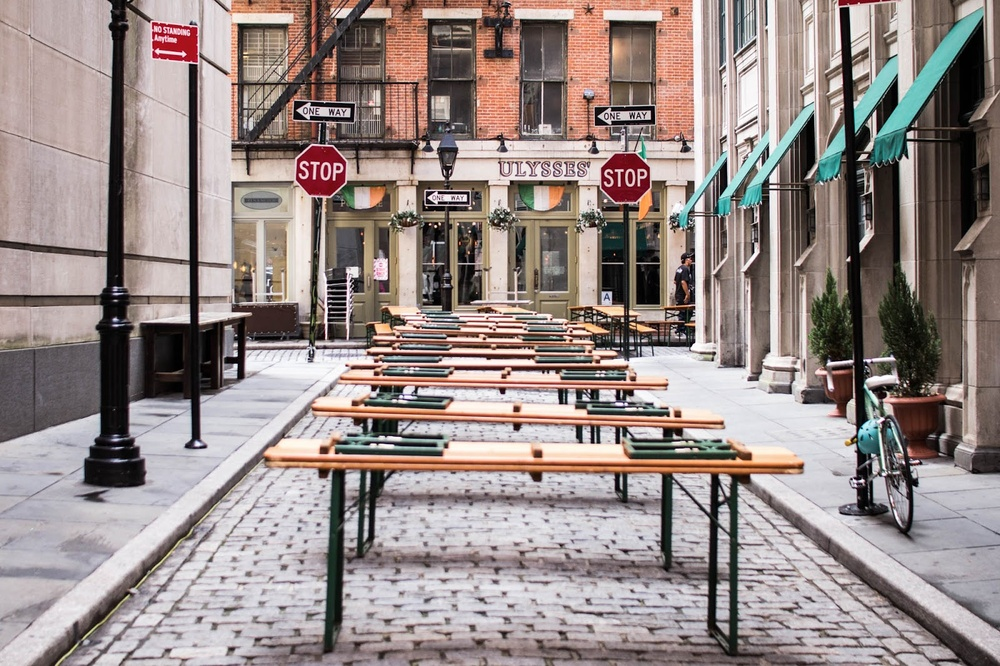
#> input picture Computer_Vision/Day01/street.jpg, 1000 x 666 px, shrunk from 1600 x 1066 before the run, found by its file name
$ jupyter execute Lab01_Filtering.ipynb   (older library calls are emulated)
#> lines starting #> are read from the running program, lines starting #| are printed output that depends on the picture; after the words box and inside, x2 and y2 are one past the last pixel; in counts of white or black regions, pixels touching at a corner belong together
<a href="https://colab.research.google.com/github/mohamedshouaib/iti/blob/main/Computer_Vision/Day01/Lab01_Filtering.ipynb" target="_parent"></a>

You should add this link to your google drive. Click the folder. https://drive.google.com/drive/folders/1LnZP-SZVqaAEHKG0G8GQy4ZbMSZZXEef?usp=sharing .In the top right, click Add a shortcut to My Drive.

After finishing the hands on, download your notebook and submit it to the following form: https://docs.google.com/forms/d/e/1FAIpQLSc-b2YBa-nf5ZMcg1KLg_csNuEvWx5cUZ1jCIW8X21r3LZ-gA/viewform?usp=sharing

[cell 1]
import urllib.request
urllib.request.urlretrieve("https://raw.githubusercontent.com/mohamedshouaib/iti/refs/heads/main/Computer_Vision/Day01/nemo.jpg", "nemo.jpg")
urllib.request.urlretrieve("https://raw.githubusercontent.com/mohamedshouaib/iti/refs/heads/main/Computer_Vision/Day01/street.jpg", "street.jpg")

[cell 2]
import numpy as np
import cv2
import matplotlib.pyplot as plt


def apply_filter_on_img(img, kernel, padding=True):
    """
    Applies a convolution filter to an image with optional padding.

    Args:
        img (numpy.ndarray): Input image (2D array for grayscale)
        kernel (list of lists): 2D convolution kernel/filter matrix
        padding (bool): Whether to pad the image (default=True)

    Returns:
        numpy.ndarray: Filtered output image
    """

    # Initialize output image
    out_img = None

    # Calculate offset for kernel centering
    # For 3x3 kernel: offset = 1, 5x5: offset = 2, etc.
    offset = len(kernel) // 2

    # ==============================================
    # PADDING HANDLING
    # ==============================================
    if padding == False:
        # No padding: output will be smaller than input
        out_img = np.zeros((img.shape[0] - (len(kernel)) + 1,
                           img.shape[1] - (len(kernel)) + 1))
    else:
        # With Zero padding: output will be same size as input
        out_img = np.zeros((img.shape[0], img.shape[1]))

        # Create padded version of the image
        padded_img = np.zeros((img.shape[0] + len(kernel) - 1,
                              img.shape[1] + len(kernel) - 1))
        padded_img = np.uint8(padded_img)  # Ensure correct data type

        # Place original image in center of padded array
        padded_img[offset:padded_img.shape[0] - offset,
                  offset:padded_img.shape[1] - offset] = img
        img = padded_img  # Use padded image for processing

    # ==============================================
    # CONVOLUTION OPERATION
    # ==============================================
    # Iterate through each pixel in output image
    for x in range(0, out_img.shape[0]):
        for y in range(0, out_img.shape[1]):
            acc = 0  # Accumulator for weighted sum

            # Apply kernel to current neighborhood
            for a in range(len(kernel)):
                for b in range(len(kernel)):
                    # Calculate positions in input image
                    xn = x + a
                    yn = y + b

                    # Get pixel value and multiply by kernel weight
                    pixel = img[xn, yn]
                    acc += pixel * kernel[a][b]

            # Store result in output image
            out_img[x, y] = acc

    return out_img

[cell 3]
def sobel_edge_detection(image, verbose=True):
    """
    Performs Sobel edge detection on an input image.

    Args:
        image (numpy.ndarray): Input grayscale image
        verbose (bool): Whether to display intermediate results

    Returns:
        numpy.ndarray: Normalized gradient magnitude image
    """

    # ==============================================
    # STUDENT TASK 1: Create Sobel X filter
    # Hint: 3x3 kernel for vertical edge detection

    sobelx = np.array([[-1, 0, 1], [-2, 0, 2], [-1, 0, 1]])

    # STUDENT TASK 2: Apply X-direction filter
    # Hint: Use your apply_filter_on_img()
    gx = apply_filter_on_img(image, sobelx)

    # ==============================================
    # STUDENT TASK 3: Create Sobel Y filter
    # Hint: 3x3 kernel for horizontal edge detection

    sobely = np.array([[-1, -2, -1], [0, 0, 0], [1, 2, 1]])

    # STUDENT TASK 4: Apply Y-direction filter
    gy = apply_filter_on_img(image, sobely)

    # ==============================================
    # Visualization (provided)
    if verbose:
        plt.imshow(gx, cmap='gray')
        plt.title("Vertical Edge (Gx)")
        plt.show()

    if verbose:
        plt.imshow(gy, cmap='gray')
        plt.title("Horizontal Edge (Gy)")
        plt.show()

    # ==============================================
    # STUDENT TASK 5: Calculate gradient magnitude
    gradient_magnitude =  np.sqrt(gx**2 + gy**2)

    # STUDENT TASK 6: Normalize to [0,255] range
    # Hint: Use cv2.normalize() with NORM_MINMAX
    normalized_gradient_magnitude = cv2.normalize(gradient_magnitude, None, 0, 255, cv2.NORM_MINMAX, cv2.CV_8U)

    # ==============================================
    # Visualization (provided)

    if verbose:
        plt.imshow(normalized_gradient_magnitude, cmap='gray')
        plt.title("Gradient Magnitude")
        plt.show()

    return normalized_gradient_magnitude

[cell 4]
# Student code: read image
street = cv2.imread("street.jpg")
#> street is the input picture: shape (666, 1000, 3); mean B, G, R 135.6, 138.2, 151

# Student code: convert image from BGR to RGB
street = cv2.cvtColor(street,cv2.COLOR_BGR2RGB)

plt.imshow(street)
plt.show()

# Student code: convert image to grey scale
street = cv2.cvtColor(street, cv2.COLOR_RGB2GRAY)
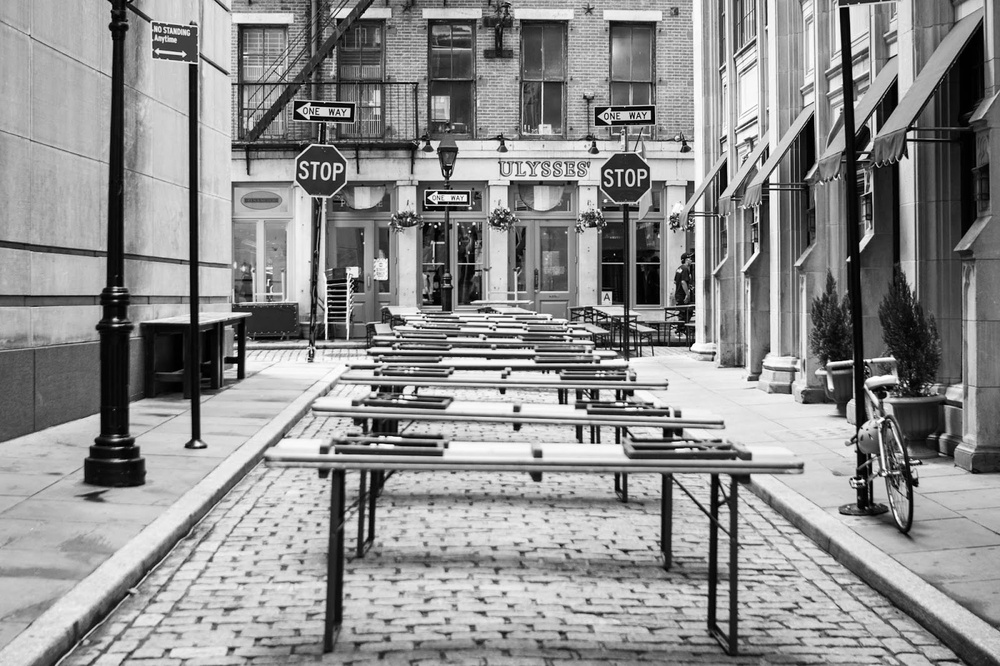
#> street: shape (666, 1000); min 0, max 255, mean 141.8

sobel_edge_detection(street)
#> in apply_filter_on_img, `padded_img[offset:padded_img.shape[0] - offset, offset:padded_img.shap..`:
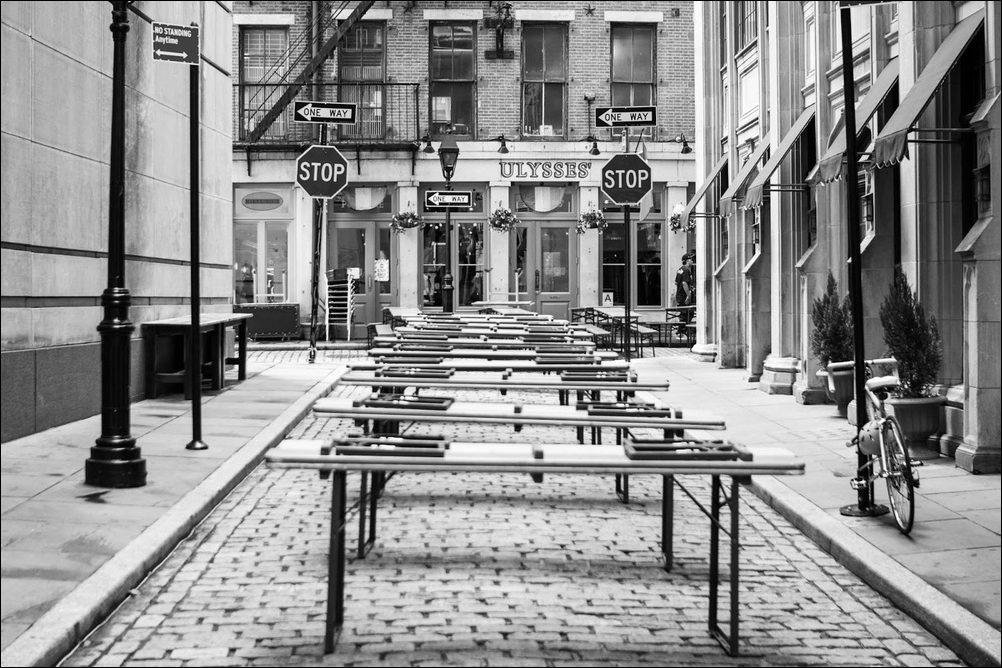
#> padded_img: shape (668, 1002); min 0, max 255, mean 141.1
#> after the loop in apply_filter_on_img, `for x in range(0, out_img.shape[0]):`:
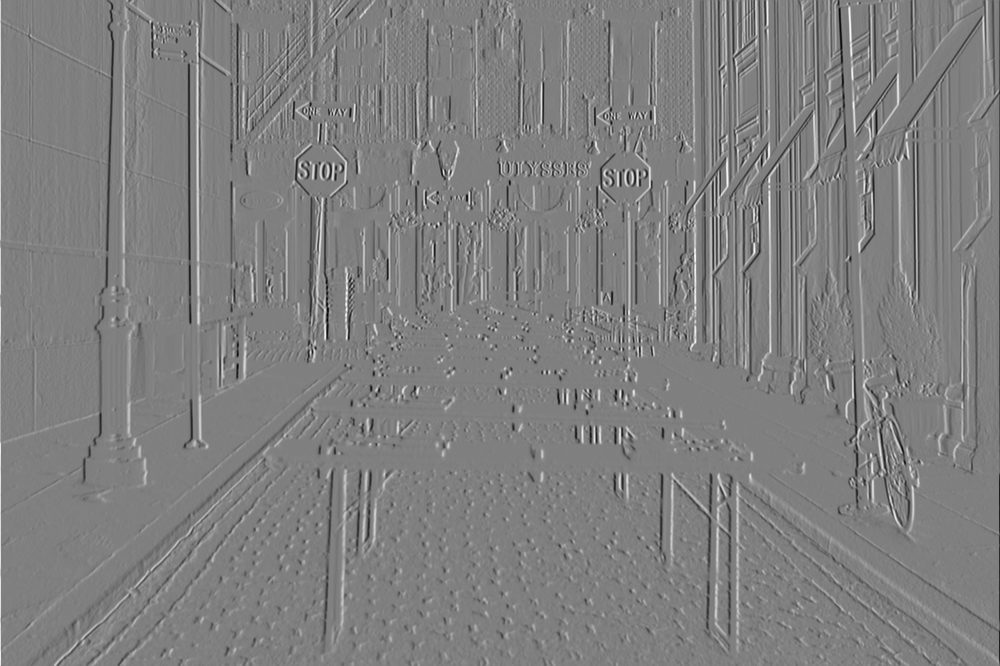
#> out_img: shape (666, 1000) float64; min -995, max 990, mean -0.1; drawn with min black and max white
#> call 2 of apply_filter_on_img, with kernel = array of shape (3, 3), padding = True
#> after the loop in apply_filter_on_img (call 2), `for x in range(0, out_img.shape[0]):`:
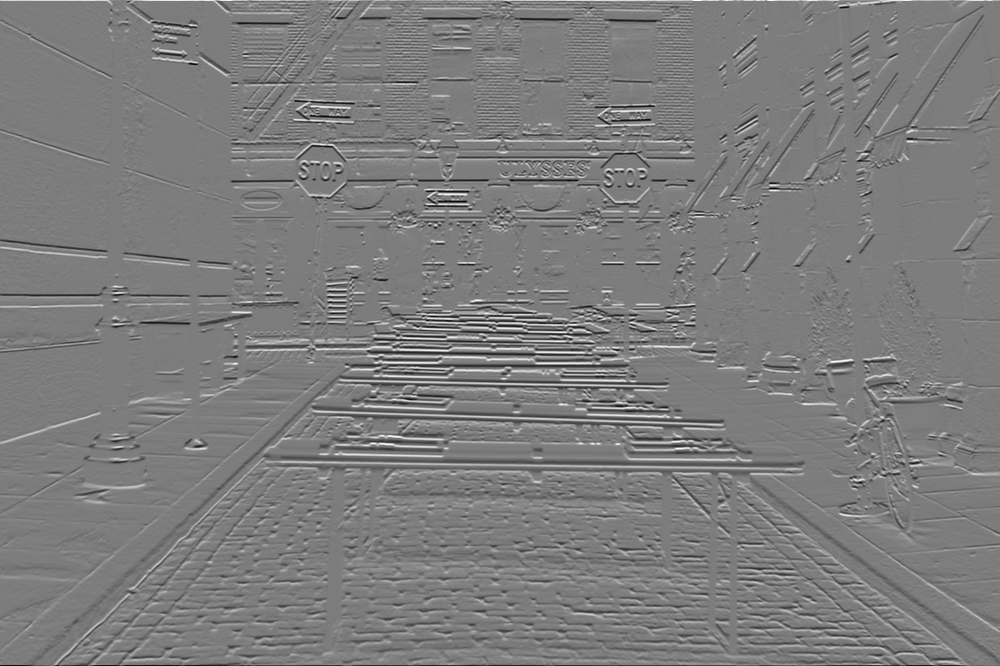
#> out_img: shape (666, 1000) float64; min -965, max 1002, mean 0; drawn with min black and max white
#> in sobel_edge_detection, `gradient_magnitude =  np.sqrt(gx**2 + gy**2)`:
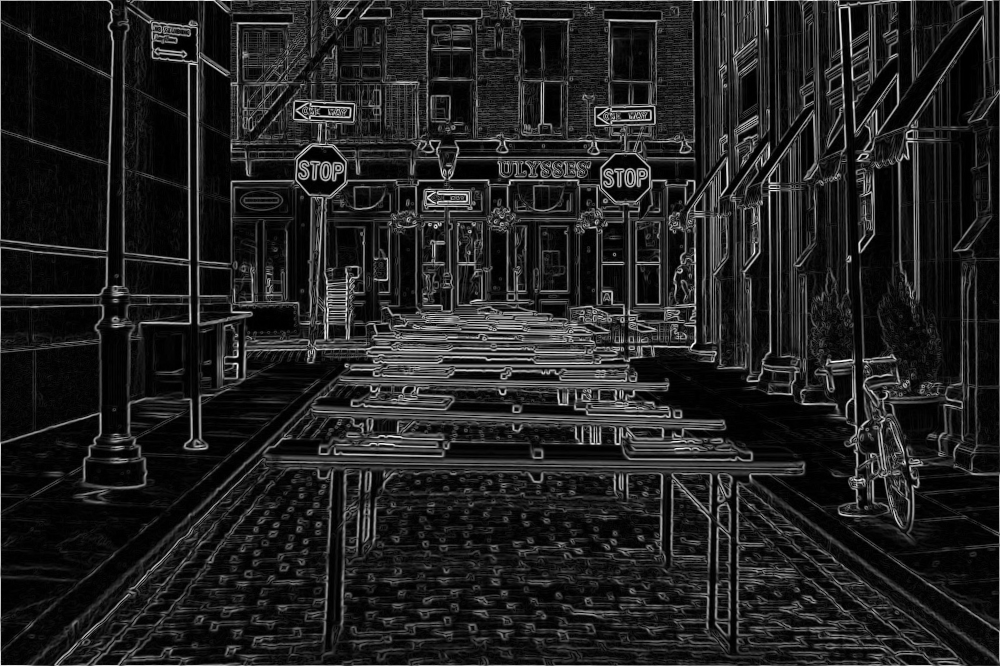
#> gradient_magnitude: shape (666, 1000) float64; min 0, max 1007.1, mean 131.1; drawn with min black and max white

[cell 5]
nemo = cv2.imread("nemo.jpg")
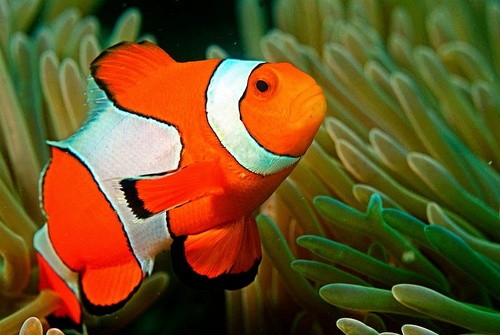
#> nemo: shape (335, 500, 3); mean B, G, R 35.8, 82.4, 107
nemo = cv2.cvtColor(nemo, cv2.COLOR_BGR2RGB)
plt.imshow(nemo)
plt.show()

# Student Code: convert image to grayscale
GrayNemo = cv2.cvtColor(nemo, cv2.COLOR_RGB2GRAY)
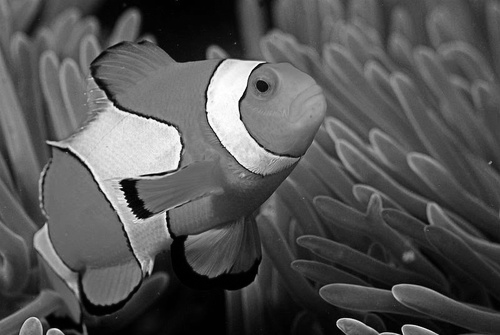
#> GrayNemo: shape (335, 500); min 0, max 255, mean 84.4

# Student Code: threshold grayscale image
ret, GraythresholdedNemo = cv2.threshold(GrayNemo, 127, 255, cv2.THRESH_BINARY)   #because the object has high intesity than the background
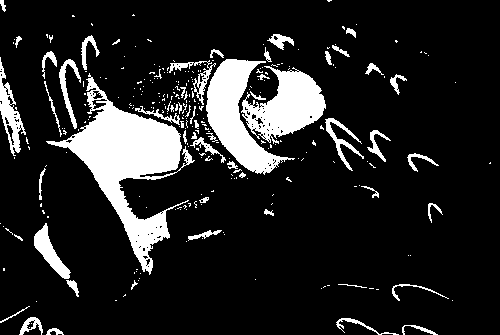
#> GraythresholdedNemo: shape (335, 500); 14.1% white; 282 white regions (227 under 20 px), largest, box (x1, y1, x2, y2) and area: (46, 73, 195, 275) 8769, (206, 59, 295, 175) 3992, (241, 66, 326, 144) 3468

plt.imshow(GraythresholdedNemo,cmap='gray', vmin=0, vmax=255)
plt.show()

# Student Code: Segment Nemo from background in a more effective way using color information
#~ 2 lines of code
lower = np.array([180, 0, 0])
upper = np.array([255, 150, 150])
BetterThresholdedImage = cv2.inRange(nemo, lower, upper)
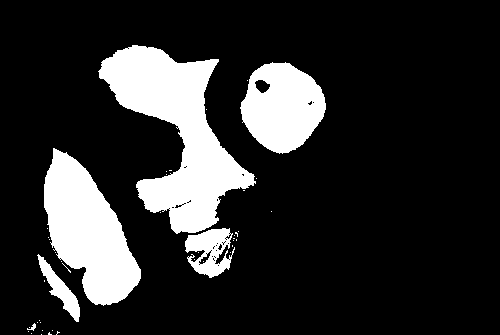
#> BetterThresholdedImage: shape (335, 500); 17.6% white; 44 white regions (38 under 20 px), largest, box (x1, y1, x2, y2) and area: (98, 45, 256, 234) 12824, (44, 148, 141, 306) 8629, (240, 62, 326, 154) 5539, (185, 228, 235, 278) 1486, (37, 254, 80, 322) 857, (27, 323, 36, 331) 29

#End Student Code
plt.imshow(BetterThresholdedImage,cmap='gray', vmin=0, vmax=255)
plt.show()
